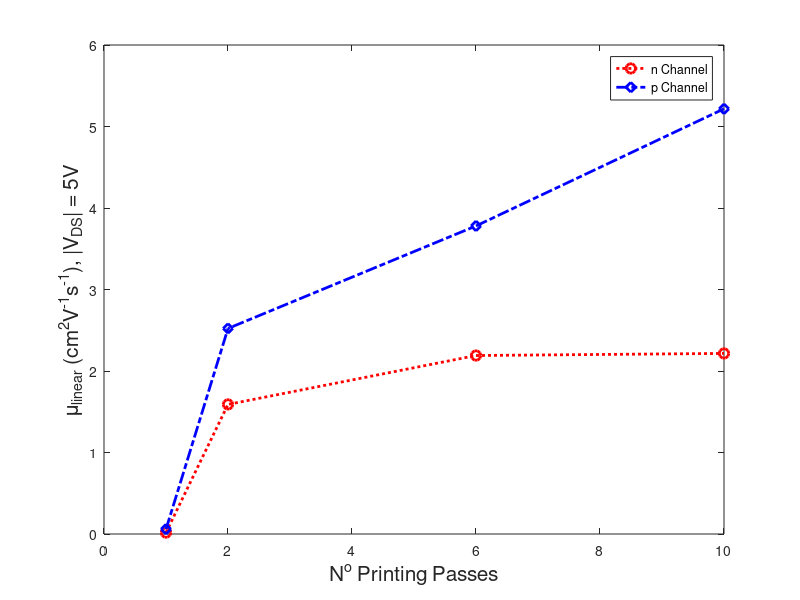

Recreate this plot in MATLAB. (Note: this script raises an error after producing the figure.)
clear;
close all;
clc

format long g;
format compact;
fontsize = 20;

%%  FILE DATA
D = [1;2;6;10];

mu_n_lin = [0.0173

1.59

2.19

2.2157];
mu_p_lin = [0.0589

2.522

3.78

5.217];

mu_n_sat = [0.1575
1.54

4.76

4.17];
mu_p_sat = [0.00622

0.0432

0.0388

0.0493];

Vth_n_lin = [-12.9

11.924

5.287

3.91];
Vth_p_lin = [-38.25

-36.95


-37.37

-38.59];

Vth_n_sat = [-3.053

-10.544

-12.38

-12.577];
Vth_p_sat = [-6.435

3.56

5.57

3.99];

onoffratio_n_lin = [4.08E+05

2.72E+04

1.40E+04

3.58E+04];
onoffratio_p_lin = [8.62E+04

7.67E+03

1.67E+04

1.39E+04];

onoffratio_n_sat = [1.27E+04

6.69E+02

6.30E+02

4.86E+02];
onoffratio_p_sat = [3.39E+03

4.21E+02

2.96E+02

2.72E+02];


%% Plotting Calculated data
%%%%%%%%%%%%%%%%%%%%%%%%%%%%%%%%%%%%%%%%%%%%%%%%%%%%%%%%%%%%%%%%%%%%%%%%%%%
% Linear Mobility Calculation 

figure
plot(D,mu_n_lin, ':or','LineWidth', 2, 'MarkerSize', 7);
hold on
plot(D,mu_p_lin,'-.diamondb','LineWidth', 2, 'MarkerSize', 7);

xlabel('N^o Printing Passes', 'FontSize', 15);
ylabel('\mu_l_i_n_e_a_r (cm^2V^-^1s^-^1), |V_D_S| = 5V', 'FontSize', 15);
legendHandle = legend('n Channel','p Channel', 'Location', 'northeast');
legendHandle.FontSize = 15;
ax = gca;
ax.FontSize = 15; 
H=gca;
H.LineWidth=1.5;
hold on 
xlim([0,12]);
ylim([-0.25,6.5])

% Saturation Mobility Calculation 

figure

plot(D,mu_n_sat, ':or','LineWidth', 2, 'MarkerSize', 7);
hold on
plot(D,mu_p_sat,'-.diamondb','LineWidth', 2, 'MarkerSize', 7);

xlabel('N^o Printing Passes', 'FontSize', 15);
ylabel('\mu_s_a_t_u_r_a_t_i_o_n (cm^2V^-^1s^-^1), |V_D_S| = 30V', 'FontSize', 15);
legendHandle = legend('n Channel','p Channel', 'Location', 'northeast');
legendHandle.FontSize = 15;
ax = gca;
ax.FontSize = 15; 
H=gca;
H.LineWidth=1.5;
hold on 
xlim([0,12]);
ylim([-0.25,5.5])

%%%%%%%%%%%%%%%%%%%%%%%%%%%%%%%%%%%%%%%%%%%%%%%%%%%%%%%%%%%%%%%%%%%%%%%%%%%
% Linear Threshold voltage Calculation 

figure

plot(D,abs(Vth_n_lin), ':or','LineWidth', 2, 'MarkerSize', 7);
hold on
plot(D,abs(Vth_p_lin),'-.diamondb','LineWidth', 2, 'MarkerSize', 7);

%title('UV-Vis', 'FontSize', 15);
xlabel('N^o Printing Passes', 'FontSize', 15);
ylabel('|V_t_h| (V), |V_D_S| = 5V', 'FontSize', 15);
legendHandle = legend('n Channel','p Channel', 'Location', 'northeast');
legendHandle.FontSize = 15;
ax = gca;
ax.FontSize = 15; 
H=gca;
H.LineWidth=1.5;
hold on 
xlim([0,12]);
ylim([0,50])


% Saturation Threshold voltage Calculation 

figure

plot(D,abs(Vth_n_sat), ':or','LineWidth', 2, 'MarkerSize', 7);
hold on
plot(D,abs(Vth_p_sat),'-.diamondb','LineWidth', 2, 'MarkerSize', 7);

%title('UV-Vis', 'FontSize', 15);
xlabel('N^o Printing Passes', 'FontSize', 15);
ylabel('|V_t_h| (V), |V_D_S| = 30V', 'FontSize', 15);
legendHandle = legend('n Channel','p Channel', 'Location', 'northeast');
legendHandle.FontSize = 15;
ax = gca;
ax.FontSize = 15; 
H=gca;
H.LineWidth=1.5;
hold on 
xlim([0,12]);
ylim([0,15])

%%%%%%%%%%%%%%%%%%%%%%%%%%%%%%%%%%%%%%%%%%%%%%%%%%%%%%%%%%%%%%%%%%%%%%%%%%%
% on_off ration Linear Calculation 

figure
plot(D,onoffratio_n_lin, ':or','LineWidth', 2, 'MarkerSize', 7);
hold on
plot(D,onoffratio_p_lin,'-.diamondb','LineWidth', 2, 'MarkerSize', 7);

%title('UV-Vis', 'FontSize', 15);
xlabel('N^o Printing Passes', 'FontSize', 15);
ylabel('On-Off Ratio (x 10^4), |V_D_S| = 5V', 'FontSize', 15);
legendHandle = legend('n Channel','p Channel', 'Location', 'northeast');
legendHandle.FontSize = 15;
ax = gca;
ax.FontSize = 15; 
H=gca;
H.LineWidth=1.5;
hold on 
yt = get(gca, 'YTick');
set(gca, 'YTick',yt, 'YTickLabel',yt*1E-4)
xlim([0,12]);



% on_off ration saturation Calculation 

figure

plot(D,onoffratio_n_sat, ':or','LineWidth', 2, 'MarkerSize', 7);
hold on

plot(D,onoffratio_p_sat,'-.diamondb','LineWidth', 2, 'MarkerSize', 7);

%title('UV-Vis', 'FontSize', 15);
xlabel('N^o Printing Passes', 'FontSize', 15);
ylabel('On-Off Ratio (x 10^3), |V_D_S| = 30V', 'FontSize', 15);
legendHandle = legend('n Channel','p Channel', 'Location', 'northeast');
legendHandle.FontSize = 15;
ax = gca;
ax.FontSize = 15; 
H=gca;
H.LineWidth=1.5;
hold on 
yt = get(gca, 'YTick');
set(gca, 'YTick',yt, 'YTickLabel',yt*1E-3)
xlim([0,12]);

%% End of Script 
